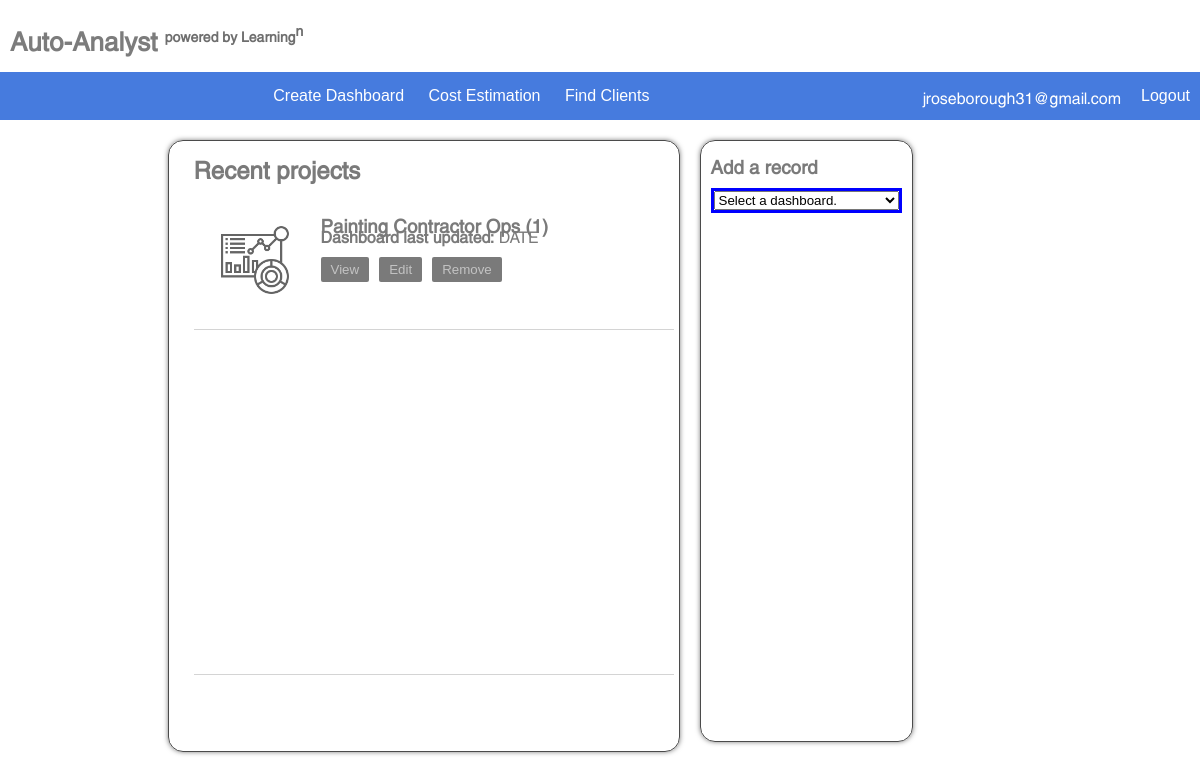
Page /home (signed in) on the earlier database version.
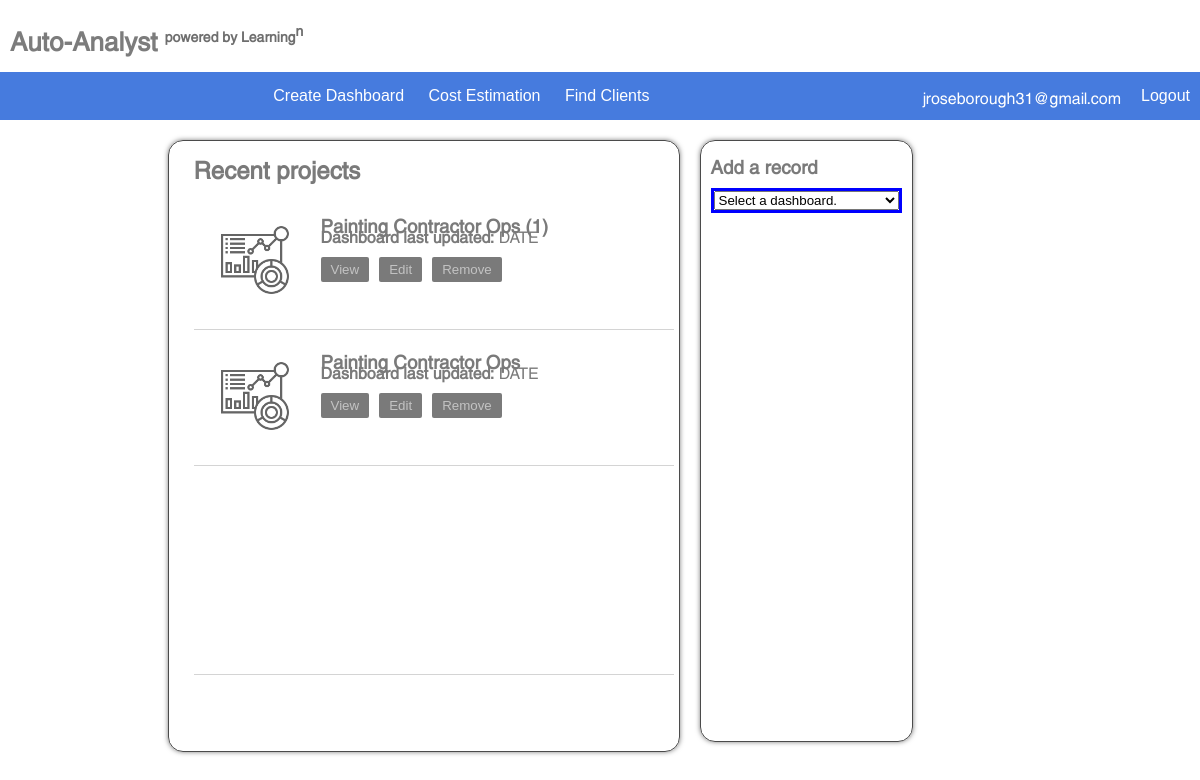
Same page on the later database version.
### handlers/models.py (models this page shows, shortened)
class UserTables(db.Model):
    user_id = db.Column(db.Integer, db.ForeignKey(UserLogin.user_id))
    table_id = db.Column(db.Integer, primary_key=True, autoincrement=True)
    table_name = db.Column(db.String(100))
    data = db.Column(db.JSON)
    col_mapping = db.Column(db.JSON)

### app.py (the view, shortened to what this page needs)
@app.route('/home', methods=["GET", "POST"])
def home():
    user_info = session.get("account")
    user_datasets = UserTables.query.filter_by(user_id=user_info["user_id"]).all()
    if len(user_datasets) > 0:
        user_tables = [table.table_name for table in user_datasets]
        return render_template('home.html', user=user_info, projects=user_tables)
    return render_template('home.html', user=user_info, projects=None)

### templates/home.html (shortened to what this page needs)
{% extends 'base.html' %}
{% block head %}
    <link rel="stylesheet" href="{{ url_for("static", filename="css/home.css") }}">
{% endblock %}
{% block navbar %}
    <div class="center-navbar">
        <a href="/data-import"><button class="navbar-buttons">Create Dashboard</button></a>
        <a href="#"><button class="navbar-buttons">Cost Estimation</button></a>
        <a href="#"><button class="navbar-buttons">Find Clients</button></a>
    </div>
    <div class="right-navbar">
        <span>{{ user["email"] }}</span>
        <a href="/"><button class="navbar-buttons logout-btn">Logout</button></a>
    </div>
{% endblock %}
{% block content %}
    <div class="projects-container make-card">
        <h2>Recent projects</h2>
        <form class="project-thumbnail-form" method="post">
            {% if projects %}
                {% for project in projects %}
                    <div class="thumbnail-container">
                        <button class="thumbnail-btn" type="submit" name="project_button" value="{{ project }}">
                            <img src="{{ url_for("static", filename="site_images/dashboard_thumbnail.png") }}" alt="submit" width="70px"/>
                        </button>
                        <div class="project-details-container">
                            <h3 class="thumbnail-label">{{ project }}</h3>
                            <h4 class="detail-rows">Dashboard last updated: <span class="project-load-date">DATE</span></h4>
                            <div class="main-action-btns">
                                <button class="project-options view-btn" type="submit" name="project_button" value="{{ project }}">View</button>
                                <button class="project-options edit-btn" name="project_button" value="edit_{{ project }}">Edit</button>
                                <button class="project-options remove-btn" name="project_button" value="delete_{{ project }}">Remove</button>
                            </div>
                        </div>
                    </div>
                {% endfor %}
            {% endif %}
        </form>
    </div>
    <div class="quick-data-add-container make-card">
        <h3>Add a record</h3>
        <form action="" method="post">
            <select name="table-selection" id="dashboard-selector" onchange="reveal_form()">
                <option value="none">Select a dashboard.</option>
            </select>
        </form>
    </div>
{% endblock %}

### templates/base.html (shortened to what this page needs)
<!DOCTYPE html>
<html lang="en">
<head>
    <link rel="stylesheet" href="{{ url_for("static", filename="css/base.css") }}">
    {% block head %}
    {% endblock %}
</head>
<body>
<div class="header">
    <div class="logo-container">
        <span class="logo-text">Auto-Analyst <sup>powered by Learning<sup>n</sup></sup></span>
    </div>
    <nav class="navbar">
        {% block navbar %}
        {% endblock %}
    </nav>
</div>
<div class="content">
    {% block content %}
    {% endblock %}
</div>
</body>
</html>

### static/css/base.css (style rules this page uses)
html, body { height: 100vh; width: 100vw; margin: 0; font-family: Swansea, sans-serif; }
.header { display: flex; flex-direction: column; width: 100vw; height: 15vh; }
.logo-container { height: 9vh; padding-left: 10px; display: flex; align-items: center; }
.logo-text { font-size: 26px; color: #7c7c7c; font-weight: bolder; }
.logo-container sup { text-shadow: none; color: #6e6e6e; font-size: 14px; }
.navbar { display: flex; width: 100vw; height: 6vh; background-color: #467BDE; align-items: center; justify-content: end; color: white; }
.navbar-buttons { height: 6vh; font-size: 16px; background-color: transparent; color: white; border: none; cursor:pointer; padding-left: 10px; padding-right: 10px; }
.logout-btn { margin-left: 10px; }
.content { display: flex; width: 100vw; height: 85vh; color: #7a7a7a; }
.make-card { border: #4B4B4B solid 1px; box-shadow: #7d7d7d 0 0 5px; border-radius: 15px; }

### static/css/home.css (style rules this page uses)
.navbar { display: flex; width: 100vw; height: 6vh; justify-content: space-between; }
.right-navbar { display: flex; justify-content: end; align-items: center; }
.content { justify-content: center; height: max-content; margin-top: 20px; width: 90vw; }
.projects-container { height: 75vh; display: flex; flex-direction: column; padding-left: 25px; padding-bottom: 10px; }
.quick-data-add-container { height: 75vh; display: flex; flex-direction: column; margin-left: 20px; padding: 0 10px 0 10px; }
.quick-data-add-container form { display: flex; flex-direction: column; height: available; border: blue solid 3px; }
.project-thumbnail-form { display: flex; flex-direction: column; width: 40vw; height: 60vh; overflow-y: scroll; margin-right: 5px; border-bottom: rgba(179,179,179,0.57) solid 1px; }
.thumbnail-container { display: flex; padding-top: 20px; padding-bottom: 20px; padding-left: 10px; border-bottom: rgba(179,179,179,0.57) solid 1px; }
.project-details-container { display: flex; flex-direction: column; margin-left: 15px; padding-top: 5px; }
.detail-rows { margin: 0; padding: 0; }
.project-load-date { font-weight: lighter; }
.thumbnail-label { padding: 0; margin: 0 0 2px 0; }
.thumbnail-btn { background-color: white; border-radius: 10px; border: solid 5px transparent; opacity: 60%; }
.thumbnail-btn img { padding: 5px; }
.main-action-btns { display: flex; width: 100%; margin-top: 18px; }
.project-options { margin-right: 10px; border: none; padding: 5px 10px 5px 10px; border-radius: 2px; background-color: #7a7a7a; color: #c3c3c3; }

Differences in the rows shown:
added UserTables: table_name "Painting Contractor Ops"
